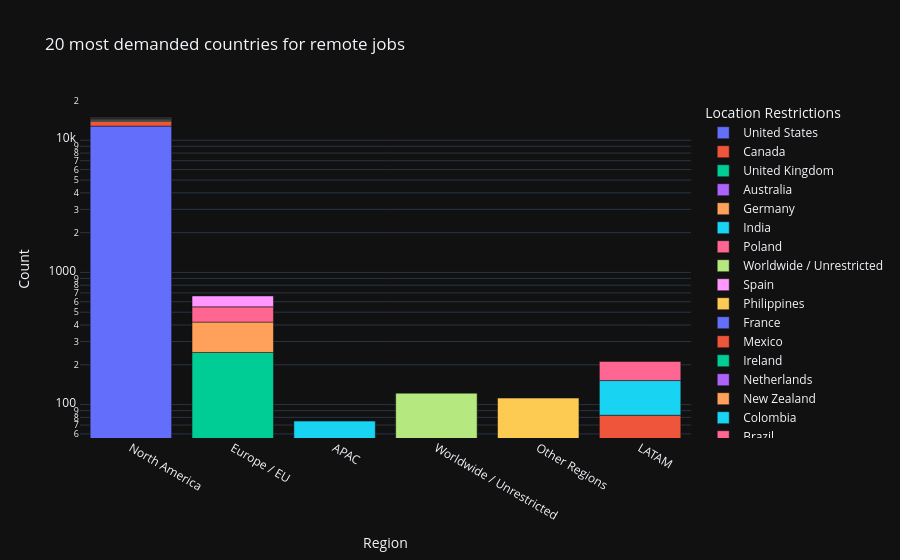

Notebook code for this chart:
### Code cell
fig8 = px.bar(df_loc_exp_grouped,
              x='Region',y='Avg_Salary_USD_Annual', title='20 most demanded countries for remote jobs',
              color='Location Restrictions' ,template='plotly_dark', labels={'Avg_Salary_USD_Annual':'Count'})
fig8.update_yaxes(type="log")
fig8.show()

### Figure 1 — Plotly figure (JSON) as saved in the notebook; plotly's stock layout.template omitted (floating-point values rounded to 4 significant figures)
{"data": [{"hovertemplate": "Location Restrictions=United States<br>Region=%{x}<br>Count=%{y}<extra></extra>", "legendgroup": "United States", "marker": {"color": "#636efa", "pattern": {"shape": ""}}, "name": "United States", "orientation": "v", "showlegend": true, "textposition": "auto", "type": "bar", "x": ["North America"], "xaxis": "x", "y": [12798], "yaxis": "y"}, {"hovertemplate": "Location Restrictions=Canada<br>Region=%{x}<br>Count=%{y}<extra></extra>", "legendgroup": "Canada", "marker": {"color": "#EF553B", "pattern": {"shape": ""}}, "name": "Canada", "orientation": "v", "showlegend": true, "textposition": "auto", "type": "bar", "x": ["North America"], "xaxis": "x", "y": [1189], "yaxis": "y"}, {"hovertemplate": "Location Restrictions=United Kingdom<br>Region=%{x}<br>Count=%{y}<extra></extra>", "legendgroup": "United Kingdom", "marker": {"color": "#00cc96", "pattern": {"shape": ""}}, "name": "United Kingdom", "orientation": "v", "showlegend": true, "textposition": "auto", "type": "bar", "x": ["North America", "Europe / EU"], "xaxis": "x", "y": [258, 248], "yaxis": "y"}, {"hovertemplate": "Location Restrictions=Australia<br>Region=%{x}<br>Count=%{y}<extra></extra>", "legendgroup": "Australia", "marker": {"color": "#ab63fa", "pattern": {"shape": ""}}, "name": "Australia", "orientation": "v", "showlegend": true, "textposition": "auto", "type": "bar", "x": ["North America"], "xaxis": "x", "y": [189], "yaxis": "y"}, {"hovertemplate": "Location Restrictions=Germany<br>Region=%{x}<br>Count=%{y}<extra></extra>", "legendgroup": "Germany", "marker": {"color": "#FFA15A", "pattern": {"shape": ""}}, "name": "Germany", "orientation": "v", "showlegend": true, "textposition": "auto", "type": "bar", "x": ["Europe / EU", "North America"], "xaxis": "x", "y": [173, 132], "yaxis": "y"}, {"hovertemplate": "Location Restrictions=India<br>Region=%{x}<br>Count=%{y}<extra></extra>", "legendgroup": "India", "marker": {"color": "#19d3f3", "pattern": {"shape": ""}}, "name": "India", "orientation": "v", "showlegend": true, "textposition": "auto", "type": "bar", "x": ["North America", "APAC"], "xaxis": "x", "y": [141, 75], "yaxis": "y"}, {"hovertemplate": "Location Restrictions=Poland<br>Region=%{x}<br>Count=%{y}<extra></extra>", "legendgroup": "Poland", "marker": {"color": "#FF6692", "pattern": {"shape": ""}}, "name": "Poland", "orientation": "v", "showlegend": true, "textposition": "auto", "type": "bar", "x": ["Europe / EU"], "xaxis": "x", "y": [128], "yaxis": "y"}, {"hovertemplate": "Location Restrictions=Worldwide / Unrestricted<br>Region=%{x}<br>Count=%{y}<extra></extra>", "legendgroup": "Worldwide / Unrestricted", "marker": {"color": "#B6E880", "pattern": {"shape": ""}}, "name": "Worldwide / Unrestricted", "orientation": "v", "showlegend": true, "textposition": "auto", "type": "bar", "x": ["Worldwide / Unrestricted"], "xaxis": "x", "y": [122], "yaxis": "y"}, {"hovertemplate": "Location Restrictions=Spain<br>Region=%{x}<br>Count=%{y}<extra></extra>", "legendgroup": "Spain", "marker": {"color": "#FF97FF", "pattern": {"shape": ""}}, "name": "Spain", "orientation": "v", "showlegend": true, "textposition": "auto", "type": "bar", "x": ["Europe / EU"], "xaxis": "x", "y": [115], "yaxis": "y"}, {"hovertemplate": "Location Restrictions=Philippines<br>Region=%{x}<br>Count=%{y}<extra></extra>", "legendgroup": "Philippines", "marker": {"color": "#FECB52", "pattern": {"shape": ""}}, "name": "Philippines", "orientation": "v", "showlegend": true, "textposition": "auto", "type": "bar", "x": ["Other Regions"], "xaxis": "x", "y": [112], "yaxis": "y"}, {"hovertemplate": "Location Restrictions=France<br>Region=%{x}<br>Count=%{y}<extra></extra>", "legendgroup": "France", "marker": {"color": "#636efa", "pattern": {"shape": ""}}, "name": "France", "orientation": "v", "showlegend": true, "textposition": "auto", "type": "bar", "x": ["North America"], "xaxis": "x", "y": [85], "yaxis": "y"}, {"hovertemplate": "Location Restrictions=Mexico<br>Region=%{x}<br>Count=%{y}<extra></extra>", "legendgroup": "Mexico", "marker": {"color": "#EF553B", "pattern": {"shape": ""}}, "name": "Mexico", "orientation": "v", "showlegend": true, "textposition": "auto", "type": "bar", "x": ["LATAM"], "xaxis": "x", "y": [83], "yaxis": "y"}, {"hovertemplate": "Location Restrictions=Ireland<br>Region=%{x}<br>Count=%{y}<extra></extra>", "legendgroup": "Ireland", "marker": {"color": "#00cc96", "pattern": {"shape": ""}}, "name": "Ireland", "orientation": "v", "showlegend": true, "textposition": "auto", "type": "bar", "x": ["North America"], "xaxis": "x", "y": [83], "yaxis": "y"}, {"hovertemplate": "Location Restrictions=Netherlands<br>Region=%{x}<br>Count=%{y}<extra></extra>", "legendgroup": "Netherlands", "marker": {"color": "#ab63fa", "pattern": {"shape": ""}}, "name": "Netherlands", "orientation": "v", "showlegend": true, "textposition": "auto", "type": "bar", "x": ["North America"], "xaxis": "x", "y": [78], "yaxis": "y"}, {"hovertemplate": "Location Restrictions=New Zealand<br>Region=%{x}<br>Count=%{y}<extra></extra>", "legendgroup": "New Zealand", "marker": {"color": "#FFA15A", "pattern": {"shape": ""}}, "name": "New Zealand", "orientation": "v", "showlegend": true, "textposition": "auto", "type": "bar", "x": ["North America"], "xaxis": "x", "y": [70], "yaxis": "y"}, {"hovertemplate": "Location Restrictions=Colombia<br>Region=%{x}<br>Count=%{y}<extra></extra>", "legendgroup": "Colombia", "marker": {"color": "#19d3f3", "pattern": {"shape": ""}}, "name": "Colombia", "orientation": "v", "showlegend": true, "textposition": "auto", "type": "bar", "x": ["LATAM"], "xaxis": "x", "y": [69], "yaxis": "y"}, {"hovertemplate": "Location Restrictions=Brazil<br>Region=%{x}<br>Count=%{y}<extra></extra>", "legendgroup": "Brazil", "marker": {"color": "#FF6692", "pattern": {"shape": ""}}, "name": "Brazil", "orientation": "v", "showlegend": true, "textposition": "auto", "type": "bar", "x": ["LATAM"], "xaxis": "x", "y": [60], "yaxis": "y"}], "layout": {"barmode": "relative", "legend": {"title": {"text": "Location Restrictions"}, "tracegroupgap": 0}, "title": {"text": "20 most demanded countries for remote jobs"}, "xaxis": {"anchor": "y", "domain": [0, 1], "title": {"text": "Region"}}, "yaxis": {"anchor": "x", "domain": [0, 1], "title": {"text": "Count"}, "type": "log"}}}
